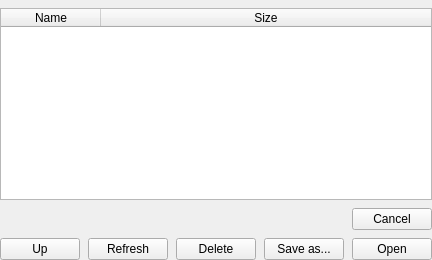
          <widget class="QWidget" name="vescLogTab">
           <attribute name="title">
            <string>Connected Device</string>
           </attribute>
           <layout class="QVBoxLayout" name="verticalLayout_9">
            <property name="spacing">
             <number>8</number>
            </property>
            <property name="leftMargin">
             <number>0</number>
            </property>
            <property name="topMargin">
             <number>8</number>
            </property>
            <property name="rightMargin">
             <number>0</number>
            </property>
            <property name="bottomMargin">
             <number>0</number>
            </property>
            <item>
             <widget class="QTableWidget" name="vescLogTable">
              <property name="editTriggers">
               <set>QAbstractItemView::EditTrigger::NoEditTriggers</set>
              </property>
              <property name="selectionMode">
               <enum>QAbstractItemView::SelectionMode::ExtendedSelection</enum>
              </property>
              <property name="selectionBehavior">
               <enum>QAbstractItemView::SelectionBehavior::SelectRows</enum>
              </property>
              <attribute name="horizontalHeaderStretchLastSection">
               <bool>true</bool>
              </attribute>
              <attribute name="verticalHeaderVisible">
               <bool>false</bool>
              </attribute>
              <column>
               <property name="text">
                <string>Name</string>
               </property>
              </column>
              <column>
               <property name="text">
                <string>Size</string>
               </property>
              </column>
             </widget>
            </item>
            <item>
             <layout class="QHBoxLayout" name="horizontalLayout_5">
              <property name="spacing">
               <number>8</number>
              </property>
              <item>
               <widget class="DisplayPercentage" name="vescDisplay" native="true">
                <property name="sizePolicy">
                 <sizepolicy hsizetype="MinimumExpanding" vsizetype="Preferred">
                  <horstretch>0</horstretch>
                  <verstretch>0</verstretch>
                 </sizepolicy>
                </property>
               </widget>
              </item>
              <item>
               <widget class="QPushButton" name="vescLogCancelButton">
                <property name="text">
                 <string>Cancel</string>
                </property>
               </widget>
              </item>
             </layout>
            </item>
            <item>
             <layout class="QHBoxLayout" name="horizontalLayout_6">
              <property name="spacing">
               <number>8</number>
              </property>
              <item>
               <widget class="QPushButton" name="vescUpButton">
                <property name="toolTip">
                 <string>Go up one directory</string>
                </property>
                <property name="text">
                 <string>Up</string>
                </property>
                <property name="icon">
                 <iconset resource="../res.qrc">
                  <normaloff>:/res/icons/Upload-96.png</normaloff>:/res/icons/Upload-96.png</iconset>
                </property>
               </widget>
              </item>
              <item>
               <widget class="QPushButton" name="vescLogListRefreshButton">
                <property name="text">
                 <string>Refresh</string>
                </property>
                <property name="icon">
                 <iconset resource="../res.qrc">
                  <normaloff>:/res/icons/Refresh-96.png</normaloff>:/res/icons/Refresh-96.png</iconset>
                </property>
               </widget>
              </item>
              <item>
               <spacer name="horizontalSpacer_3">
                <property name="orientation">
                 <enum>Qt::Orientation::Horizontal</enum>
                </property>
                <property name="sizeHint" stdset="0">
                 <size>
                  <width>0</width>
                  <height>0</height>
                 </size>
                </property>
               </spacer>
              </item>
              <item>
               <widget class="QPushButton" name="vescLogDeleteButton">
                <property name="text">
                 <string>Delete</string>
                </property>
                <property name="icon">
                 <iconset resource="../res.qrc">
                  <normaloff>:/res/icons/Delete-96.png</normaloff>:/res/icons/Delete-96.png</iconset>
                </property>
               </widget>
              </item>
              <item>
               <widget class="QPushButton" name="vescSaveAsButton">
                <property name="text">
                 <string>Save as...</string>
                </property>
               </widget>
              </item>
              <item>
               <widget class="QPushButton" name="vescLogListOpenButton">
                <property name="text">
                 <string>Open</string>
                </property>
                <property name="icon">
                 <iconset resource="../res.qrc">
                  <normaloff>:/res/icons/Open Folder-96.png</normaloff>:/res/icons/Open Folder-96.png</iconset>
                </property>
                <property name="primary" stdset="0">
                 <bool>true</bool>
                </property>
               </widget>
              </item>
             </layout>
            </item>
           </layout>
          </widget>
